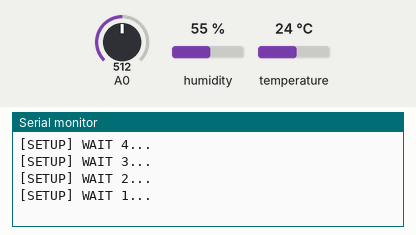
The sketch below on a simulated ESP8266 (NodeMCU). On the bench: the last lines printed to the serial monitor. The test bench sets the inputs (shaded band); at power-on: humidity 55 %, A0 = 512, temperature 24 °C. WiFi joins after 1.5 s; servers stay silent unless stated.

Above: at 5.2 s.
5.3 s: humidity set to 22 %
At 6.2 s:
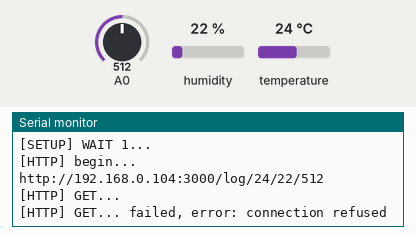
11.7 s: A0 set to 716
At 16.13 s:
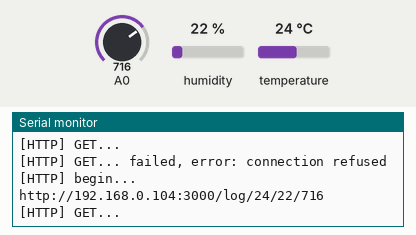
18.1 s: temperature set to 12 °C
At 21.9 s:
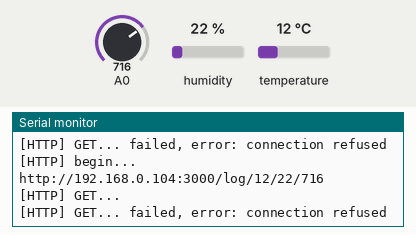
24.5 s: A0 set to 900
At 27.9 s:
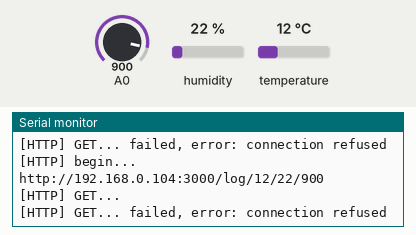
30.9 s: humidity set to 40 %
At 32.8 s:
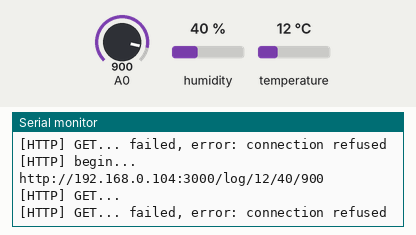
Timing chart, 0 to 34.3 s (numbered marks = the images above; inputs shaded):
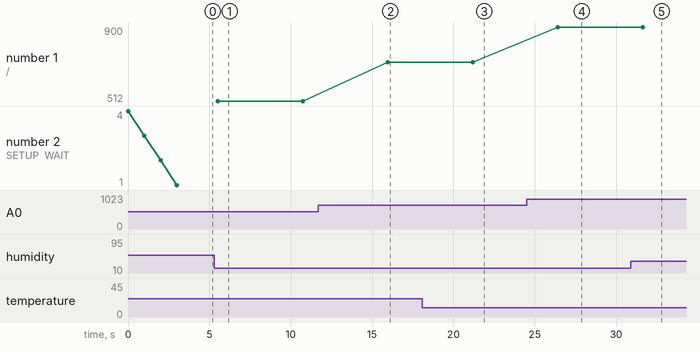

The sketch:

WeatherStation.ino
```cpp
/**
 * BasicHTTPClient.ino
 *
 *  Created on: 24.05.2015
 *
 */

#include <Arduino.h>

#include <ESP8266WiFi.h>
#include <ESP8266WiFiMulti.h>

#include <ESP8266HTTPClient.h>

#define USE_SERIAL Serial

ESP8266WiFiMulti WiFiMulti;

#include "DHT.h"
#define DHTPIN 4
#define DHTTYPE DHT11
DHT dht(DHTPIN, DHTTYPE);

void setup() {

    dht.begin();

    USE_SERIAL.begin(115200);
    // USE_SERIAL.setDebugOutput(true);

    USE_SERIAL.println();
    USE_SERIAL.println();
    USE_SERIAL.println();

    for(uint8_t t = 4; t > 0; t--) {
        USE_SERIAL.printf("[SETUP] WAIT %d...\n", t);
        USE_SERIAL.flush();
        delay(1000);
    }

    WiFiMulti.addAP("SSID", "PASSWORD");
}

void loop() {
    // wait for WiFi connection
    if((WiFiMulti.run() == WL_CONNECTED)) {

        float h = dht.readHumidity();
        float t = dht.readTemperature();
        if (isnan(h) || isnan(t)) {
          Serial.println("Failed to read from DHT sensor!");
          delay(2000);
          return;
        }

        HTTPClient http;
        char url[1024];

        USE_SERIAL.print("[HTTP] begin...\n");
        // configure traged server and url
        sprintf (url, "http://192.168.0.104:3000/log/%d/%d/%d", (int) t, (int) h, analogRead(A0));
        USE_SERIAL.println(url);
        http.begin(url); //HTTP

        USE_SERIAL.print("[HTTP] GET...\n");
        // start connection and send HTTP header
        int httpCode = http.GET();

        // httpCode will be negative on error
        if(httpCode > 0) {
            // HTTP header has been send and Server response header has been handled
            USE_SERIAL.printf("[HTTP] GET... code: %d\n", httpCode);

            // file found at server
            if(httpCode == HTTP_CODE_OK) {
                String payload = http.getString();
                USE_SERIAL.println(payload);
            }
        } else {
            USE_SERIAL.printf("[HTTP] GET... failed, error: %s\n", http.errorToString(httpCode).c_str());
        }

        http.end();
    }

    delay(5000);
}
```

Measured:
- after the input at 5.3 s, the serial monitor: prints a new line after 0.23 s (image 1)
- after the input at 11.7 s, the serial monitor: prints a new line after 4.3 s (image 2)
- after the input at 18.1 s, the serial monitor: prints a new line after 3.1 s (image 3)
- after the input at 24.5 s, the serial monitor: prints a new line after 1.9 s (image 4)
- after the input at 30.9 s, the serial monitor: prints a new line after 0.75 s (image 5)
- plotted number 1: 512 → 716 after the input at 11.7 s, 716 → 900 after the input at 24.5 s
